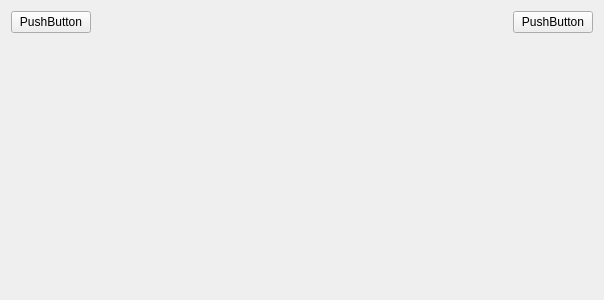
<?xml version="1.0" encoding="UTF-8"?>
<ui version="4.0">
 <class>LeftRightUi</class>
 <widget class="QWidget" name="LeftRightUi">
  <property name="geometry">
   <rect>
    <x>0</x>
    <y>0</y>
    <width>604</width>
    <height>300</height>
   </rect>
  </property>
  <property name="windowTitle">
   <string notr="true">Form</string>
  </property>
  <layout class="QGridLayout" name="gridLayout">
   <item row="1" column="0">
    <widget class="QWidget" name="widgetLeft" native="true">
     <property name="sizePolicy">
      <sizepolicy hsizetype="Expanding" vsizetype="Expanding">
       <horstretch>0</horstretch>
       <verstretch>0</verstretch>
      </sizepolicy>
     </property>
    </widget>
   </item>
   <item row="1" column="1">
    <widget class="QWidget" name="widgetRight" native="true">
     <property name="sizePolicy">
      <sizepolicy hsizetype="Expanding" vsizetype="Expanding">
       <horstretch>0</horstretch>
       <verstretch>0</verstretch>
      </sizepolicy>
     </property>
    </widget>
   </item>
   <item row="0" column="0" colspan="2">
    <layout class="QHBoxLayout" name="horizontalLayout">
     <item>
      <widget class="QPushButton" name="pushButtonRight">
       <property name="text">
        <string notr="true">PushButton</string>
       </property>
      </widget>
     </item>
     <item>
      <widget class="QLabel" name="label">
       <property name="sizePolicy">
        <sizepolicy hsizetype="Expanding" vsizetype="Preferred">
         <horstretch>0</horstretch>
         <verstretch>0</verstretch>
        </sizepolicy>
       </property>
       <property name="text">
        <string notr="true"/>
       </property>
      </widget>
     </item>
     <item>
      <widget class="QPushButton" name="pushButtoneft">
       <property name="text">
        <string notr="true">PushButton</string>
       </property>
      </widget>
     </item>
    </layout>
   </item>
  </layout>
 </widget>
 <resources/>
 <connections/>
</ui>
